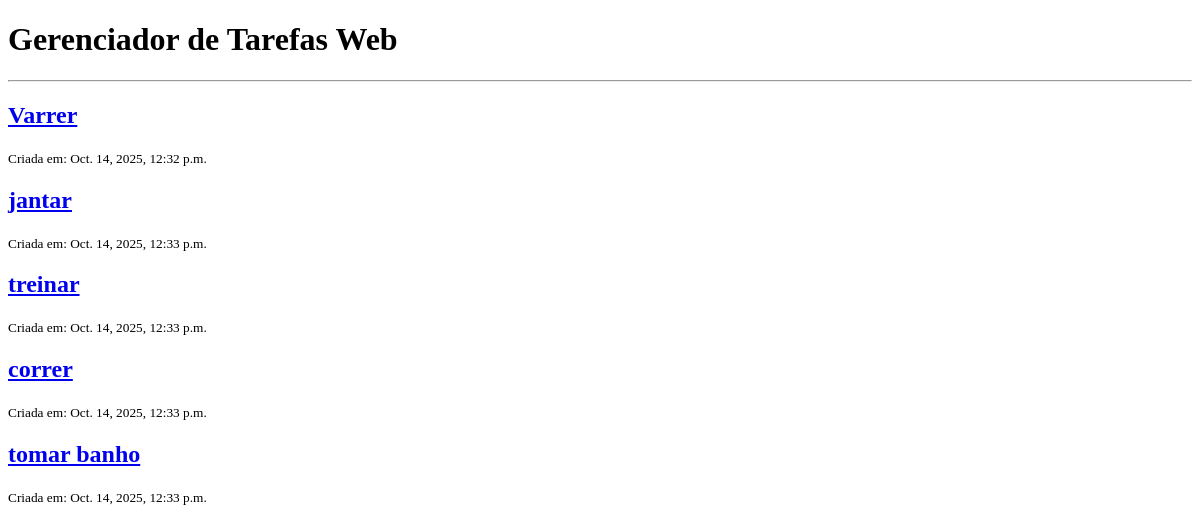
The page /tarefas/ on the database as committed earlier.
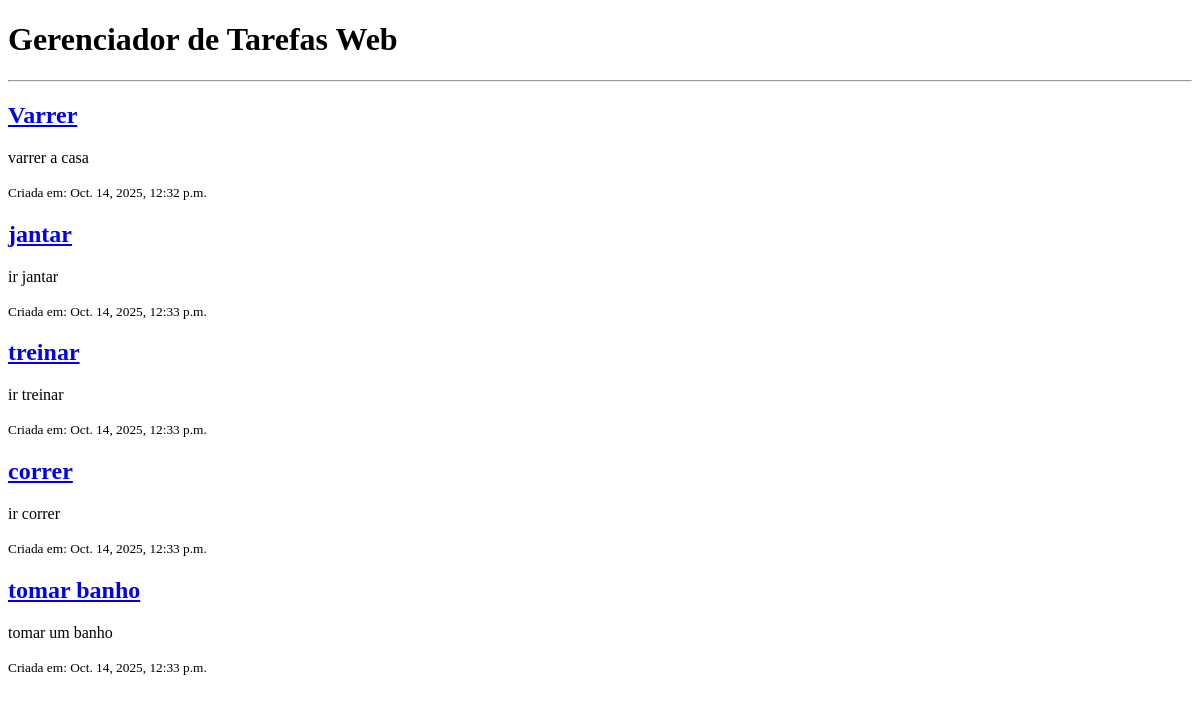
The same page on the database as committed later.
### tarefas/models.py (models this page shows, shortened)
class Tarefa(models.Model):
    titulo = models.CharField(max_length=200)
    descricao = models.TextField(blank=True)
    concluida = models.BooleanField(default=False)
    data_criacao = models.DateTimeField(auto_now_add=True)

### tarefas/views.py (the view)
# urls.py: path('',views.listar_tarefas, name = 'listar_tarefas'),
def listar_tarefas(request):
    tarefas_salvas = Tarefa.objects.all()
    contexto = {
        'minhas_tarefas': tarefas_salvas
    }
    return render (request,  'tarefas/lista.html', contexto)

### tarefas/templates/tarefas/lista.html (shortened to what this page needs)
<!DOCTYPE html>
<html lang="pt-br">
<head>
</head>
<body>
    <h1>Gerenciador de Tarefas Web</h1>
    <hr>
    {% for tarefa in minhas_tarefas %}
        <div class="tarefa {% if tarefa.concluida %}concluida{% endif %}">
           <h2><a href="{% url 'detalhe_tarefa' tarefa.id %}">{{ tarefa.titulo }}</a></h2>
            <p>{{ tarefa.descricao }}</p>
            <small>Criada em: {{ tarefa.data_criacao }}</small>
        </div>
    {% empty %}
        <p>Nenhuma tarefa cadastrada ainda. Adicione algumas no <a href="/admin/">Admin</a>!</p>
    {% endfor %}
</body>
</html>

Rows that differ between the two databases and show on the page:
changed Tarefa "Varrer": descricao (not shown) → "varrer a casa"
changed Tarefa "jantar": descricao (not shown) → "ir jantar"
changed Tarefa "treinar": descricao (not shown) → "ir treinar"
changed Tarefa "correr": descricao (not shown) → "ir correr"
changed Tarefa "tomar banho": descricao (not shown) → "tomar um banho"
